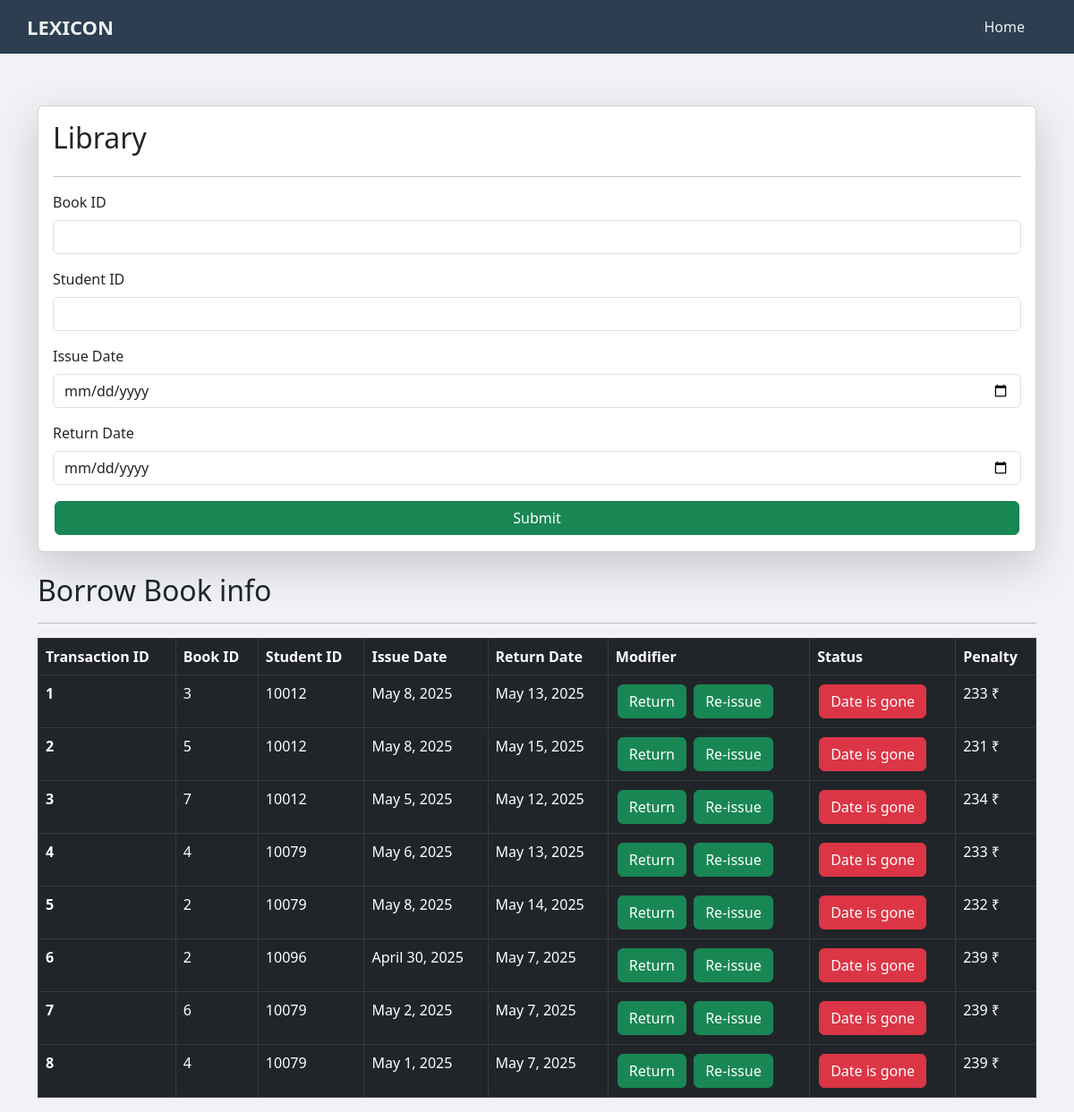
The app's page /borrow/ (signed in) with its own data.
### borrow/models.py (models this page shows)
class borrow_book(models.Model):
    book_id = models.ForeignKey(book, on_delete=models.CASCADE)
    student_id = models.ForeignKey(Student, on_delete=models.PROTECT)
    issue_date = models.DateField()
    return_date = models.DateField()
    def calculate_penalty(self):
        today = date.today()
        if self.return_date < today:
            late_days = (today - self.return_date).days
            penalty_amount = late_days * 1  # Adjust the rate here
            return penalty_amount
        return 0

class book(models.Model):
    id = models.IntegerField(primary_key=True)
    book_name = models.CharField(max_length=40)
    available = models.IntegerField()
    def __str__(self):
        return str(self.id)

class Student(models.Model):
    student_id = models.IntegerField(primary_key=True)
    name = models.CharField(max_length=100)
    branch = models.CharField(max_length=30)
    contect = models.CharField(max_length=10)
    email = models.EmailField(max_length=300 ,unique=True)
    def __str__(self):
        return str(self.student_id)

### borrow/views.py (the view, shortened to what this page needs)
# urls.py: path('borrow/',borrow, name='borrow' ),
@login_required(login_url="login")
def borrow(request):
    obj1 = borrow_book.objects.all()
    today = date.today()
    return render(request, "borrow.html", {'borrows': obj1, 'today': today})

### borrow/templates/borrow.html (shortened to what this page needs)
<!DOCTYPE html>
<html>
  <head>
    <link
      href="https://cdn.jsdelivr.net/npm/bootstrap@5.3.0/dist/css/bootstrap.min.css"
      rel="stylesheet"
    />
  </head>
  <body>
    <div class="navbar">
      <div class="logo">Lexicon</div>
      <div class="nav-links">
        <a href="/">Home</a>
      </div>
    </div>
    <div class="container mt-5">
      <form
        class="col-12 mx-auto card p-3 shadow-lg"
        method="POST"
        enctype="multipart/form-data"
      >
        <h2>Library</h2>
        <hr />
        <div class="mb-3">
          <label class="form-label">Book ID</label>
          <input
            type="text"
            name="book_id"
            required
            class="form-control"
            id="bookId"
          />
        </div>
        <div class="mb-3">
          <label class="form-label">Student ID</label>
          <input
            type="text"
            name="student_id"
            required
            class="form-control"
            id="studentId"
          />
        </div>
        <div class="mb-3">
          <label class="form-label">Issue Date</label>
          <input
            type="date"
            name="issue_date"
            required
            class="form-control"
            id="issueDate"
          />
        </div>
        <div class="mb-3">
          <label class="form-label">Return Date</label>
          <input
            type="date"
            name="return_date"
            required
            class="form-control"
            id="returnDate"
          />
        </div>
        <button type="submit" class="btn btn-success">Submit</button>
      </form>
    </div>
    <div class="container mt-4">
      <div class="table-responsive">
        <h2>
          Borrow Book info
          <hr />
        </h2>
        <table class="table table-dark table-bordered">
          <thead>
            <tr>
              <th scope="col">Transaction ID</th>
              <th scope="col">Book ID</th>
              <th scope="col">Student ID</th>
              <th scope="col">Issue Date</th>
              <th scope="col">Return Date</th>
              <th scope="col">Modifier</th>
              <th scope="col">Status</th>
              <th scope="col">Penalty</th>
            </tr>
          </thead>
          <tbody>
            {% for borrow in borrows %}
            <tr>
              <th scope="row">{{ forloop.counter }}</th>
              <td>
                <a href="/book/{{ borrow.book_id.id }}">{{ borrow.book_id }}</a>
              </td>
              <td>
                <a href="/student/{{ borrow.student_id.student_id }}"
                  >{{ borrow.student_id }}</a
                >
              </td>
              <td>{{ borrow.issue_date }}</td>
              <td>{{ borrow.return_date }}</td>
              <td>
                <a href="/delete/{{ borrow.id }}/" class="btn btn-success"
                  >Return</a
                >
                <a href="/re_issue/{{ borrow.id }}/" class="btn btn-success"
                  >Re-issue</a
                >
              </td>
              <td>
                {% if borrow.return_date < today %}
                <a class="btn btn-danger">Date is gone</a>
                {% endif %}
              </td>
              <td>
                {% if borrow.return_date < today %}
                {{borrow.calculate_penalty}} &#8377; {%endif%}
              </td>
            </tr>
            {% endfor %}
          </tbody>
        </table>
      </div>
    </div>
  </body>
</html>

### borrow/templates/borrow.html (style rules this page uses)
body { margin: 0; font-family: "Segoe UI", sans-serif; background: #f0f2f5; padding-top: 70px; }
.navbar { position: fixed; top: 0; left: 0; right: 0; height: 60px; background-color: #2c3e50; display: flex; justify-content: space-between; align-items: center; padding: 0 30px; z-index: 1000; }
.navbar .logo { color: #ecf0f1; font-size: 22px; font-weight: bold; text-transform: uppercase; }
.navbar .nav-links { display: flex; }
.navbar a { color: #ecf0f1; text-decoration: none; margin: 0 15px; padding: 10px; transition: background-color 0.3s; }
a { color: #ffffff; text-decoration: none; }
.btn { margin: 2px; }

### records on screen
borrow_book: book_id "3", student_id "10012", issue_date "May 8, 2025", return_date "May 13, 2025", shows "Date is gone", calculate_penalty "233"
borrow_book: book_id "5", student_id "10012", issue_date "May 8, 2025", return_date "May 15, 2025", shows "Date is gone", calculate_penalty "231"
borrow_book: book_id "7", student_id "10012", issue_date "May 5, 2025", return_date "May 12, 2025", shows "Date is gone", calculate_penalty "234"
borrow_book: book_id "4", student_id "10079", issue_date "May 6, 2025", return_date "May 13, 2025", shows "Date is gone", calculate_penalty "233"
borrow_book: book_id "2", student_id "10079", issue_date "May 8, 2025", return_date "May 14, 2025", shows "Date is gone", calculate_penalty "232"
borrow_book: book_id "2", student_id "10096", issue_date "April 30, 2025", return_date "May 7, 2025", shows "Date is gone", calculate_penalty "239"
borrow_book: book_id "6", student_id "10079", issue_date "May 2, 2025", return_date "May 7, 2025", shows "Date is gone", calculate_penalty "239"
borrow_book: book_id "4", student_id "10079", issue_date "May 1, 2025", return_date "May 7, 2025", shows "Date is gone", calculate_penalty "239"
